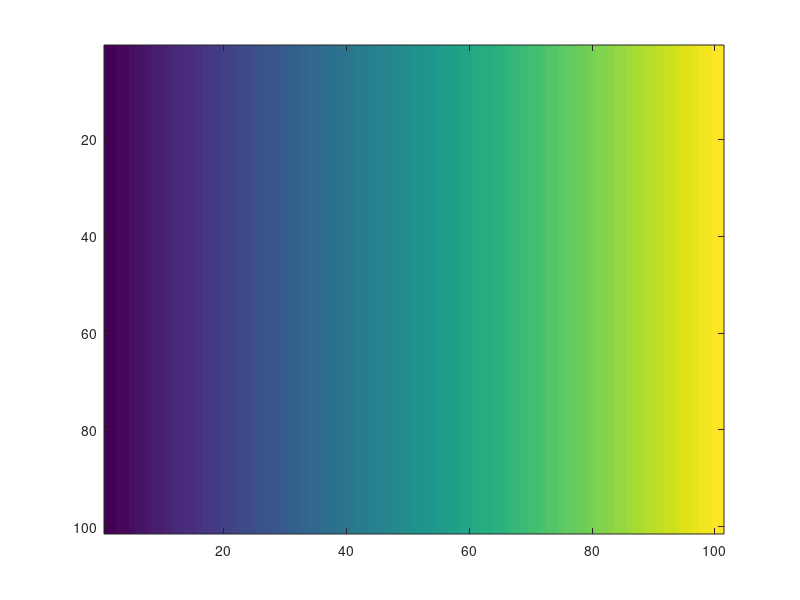
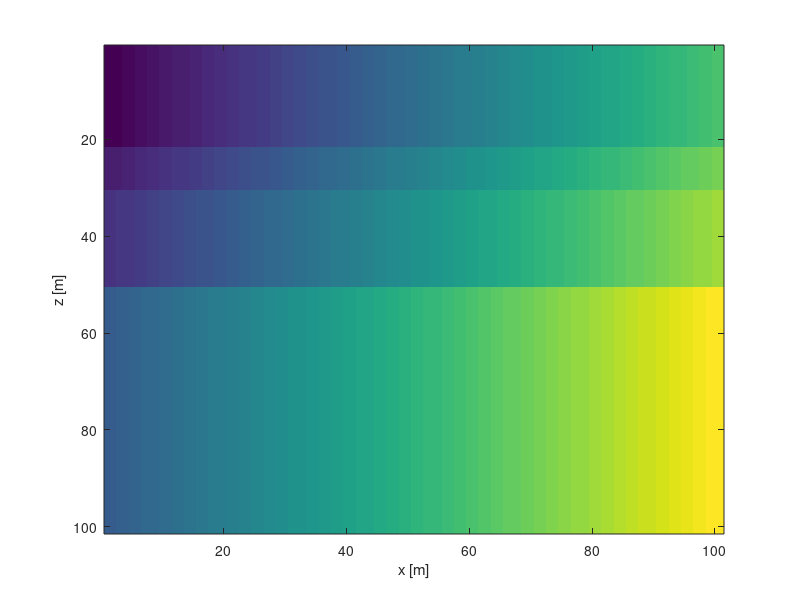

MATLAB code to generate these figures, in order: (Note: this script raises an error after producing the figures.)
% addpath of some functions and operators
% addpath /Volumes/Users/linamiao/Documents/Tools/Matlabtools/tuning/

clear
close all
%% generate data 
z = 0:10:1000;
x = 0:10:1000;
[zz,xx] = ndgrid(z,x);

% background velocity [m/s]
v0 = 1100 + 1*xx;

figure;imagesc(v0);
% perturbation 
epsilon = .1;
dv = 0*xx; 
dv((zz-10)>= 200) = epsilon*1100;
dv((zz-100)>= 200) = epsilon*2000;
dv((zz-200)>= 300) = epsilon*4000;

v = v0+dv;
figure;imagesc(v);xlabel('x [m]');ylabel('z [m]');zlabel('velocity [m/s]');% zlim([2100 3000]);

% Modeling
% grid, z = o(1) + [0:n(1)-1]*d(1), z = o(1) + [0:n(2)-1]*d(2);
model.o = [0 0];
model.d = [10 10];
model.n = [64 64];
model.nb = [3 3 0];
  
% frequencies [Hz]
model.freq = linspace(-250,250,64); nfreq = length(model.freq);

% Ricker wavelet peak frequency and phase shift
model.f0 = 20;
model.t0 = -.08;

% source and receiver positions
model.zsrc = 10;
model.xsrc = 0:10:630; nsrc = length(model.xsrc);
model.zrec = 10;
model.xrec = 0:10:630; nrec = length(model.xrec);

% define point sources, each column of this matrix represents a source
% function defined on the grid {model.zsrc,model.xsrc}. A point source is
% represented as a spike on one of the gridp-points. If we take Q to be an
% identity matrix, each column represents a point-source on a different
% gridpoint.

Q = speye(nsrc);

% define model in [km^2/s^2]
m = 1e6./(v0(:) + dv(:)).^2; 

% create data
D = F(m,Q,model);

% reshape vectorized data into data-cube for plotting purposes
D = reshape(D,[nrec,nsrc,nfreq]); 

D = permute(D,[3,1,2]);

save DD D model x z v ;

% plot frequency slices
figure;imagesc(real(D(:,:,1)))

Fx = opDirac(64);
Ft = opDFT(64);
F = opKron(Fx,Fx,Ft);
dd = F'*vec(D);
d = reshape(dd,64,64,64);
figure;imagesc(real(d(:,:,1)));colormap(gray);

  



keyboard;
%% migration
clear;close all;
load DD;
figure;imagesc(v);
data = D;
% image = DSRImagingDFT2D(data,v(1:length(z)),z,x,model.freq,1); 
%[image,uu] = DSRImagingDFT3D(data,v(1:length(z)),z,x,model.freq,1); 
image = my_mig(1e0.*data,model.freq,x,z,v(1:length(z)),1);
figure; imagesc(abs(image));colormap(gray);colorbar;%caxis([0,3000]);











